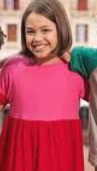
#> input picture teste.jpg, 97 x 171 px
$ python prever.py
#> lines starting #> are read from the running program, lines starting #| are printed output that depends on the picture
#> (reads modelo_personagens.pkl from the repository)
#> (reads label_encoder.pkl from the repository)
import joblib
import numpy as np
from PIL import Image
import os

# Função para extrair média de cores
def extrair_media_rgb(caminho_imagem):
#> called with caminho_imagem = 'teste.jpg'
    imagem = Image.open(caminho_imagem).convert('RGB')
    imagem = imagem.resize((100, 100))  # opcional: padroniza o tamanho
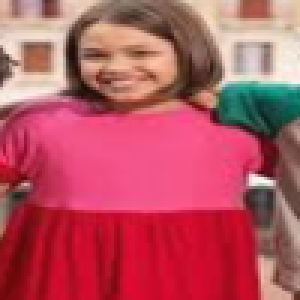
#> imagem: PIL image 100x100 RGB (shown 3 times larger); mean R, G, B 182.9, 83.3, 96.9
    np_imagem = np.array(imagem)
    media_rgb = np.mean(np_imagem.reshape(-1, 3), axis=0)
#> media_rgb = [182.9, 83.3, 96.9]
    return media_rgb.reshape(1, -1) # Garante a forma correta para o predict

# Carrega o modelo treinado
modelo = joblib.load('modelo_personagens.pkl')

# Carrega o LabelEncoder
label_encoder = joblib.load('label_encoder.pkl')

# Caminho da imagem a ser testada
caminho_imagem = 'teste.jpg'  # você pode mudar isso

if not os.path.exists(caminho_imagem):
    print(f"Imagem '{caminho_imagem}' não encontrada!")
else:
    media_rgb = extrair_media_rgb(caminho_imagem)
#> media_rgb = [[182.9, 83.3, 96.9]]
    previsao_numerica = modelo.predict(media_rgb)
#> previsao_numerica = [1]
    nome_da_classe = label_encoder.inverse_transform(previsao_numerica)
    print(f"Previsão Numérica: {previsao_numerica[0]}")
#| Previsão Numérica: 1
    print(f"Nome da Classe Prevista: {nome_da_classe[0]}")
#| Nome da Classe Prevista: monica
